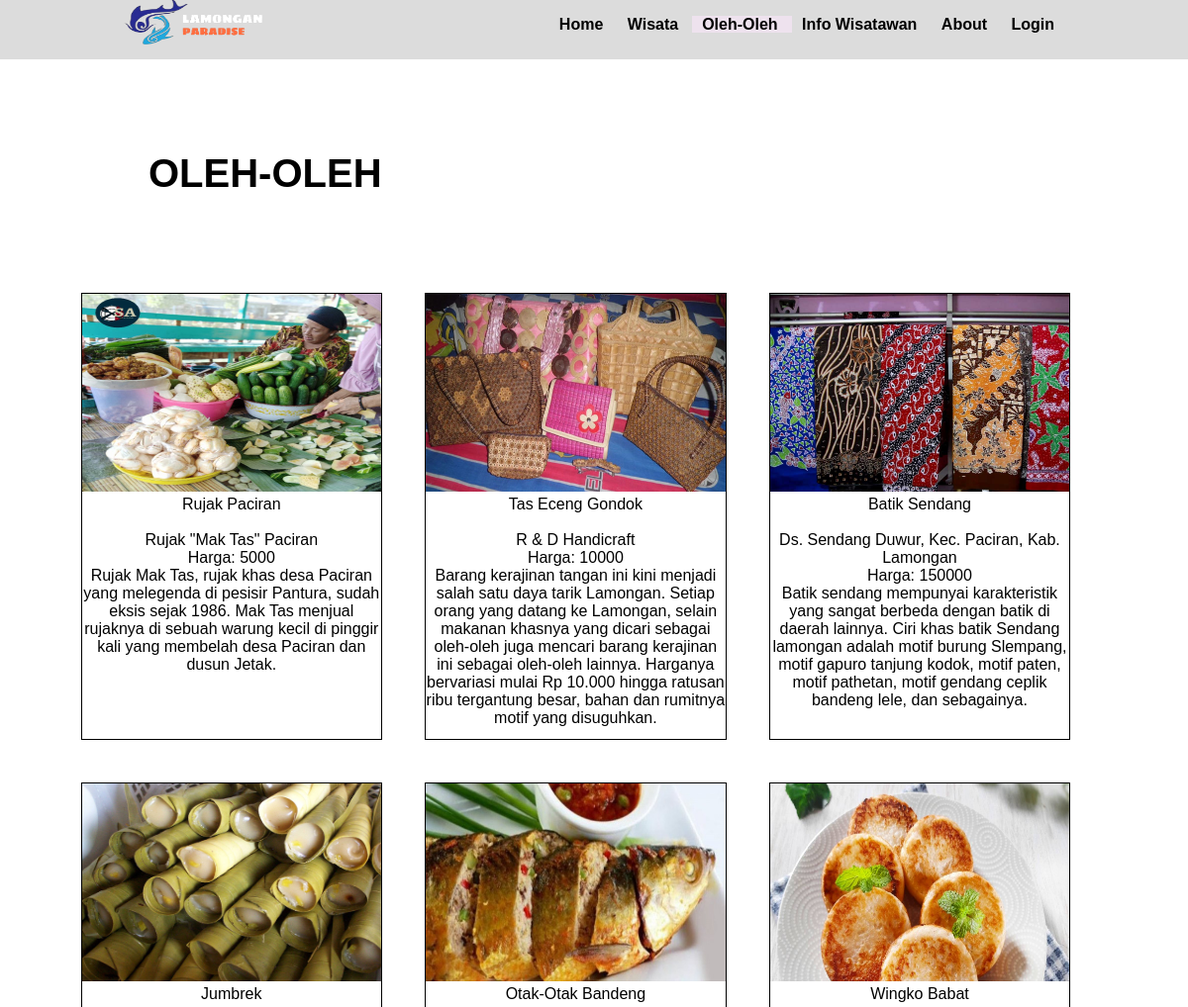
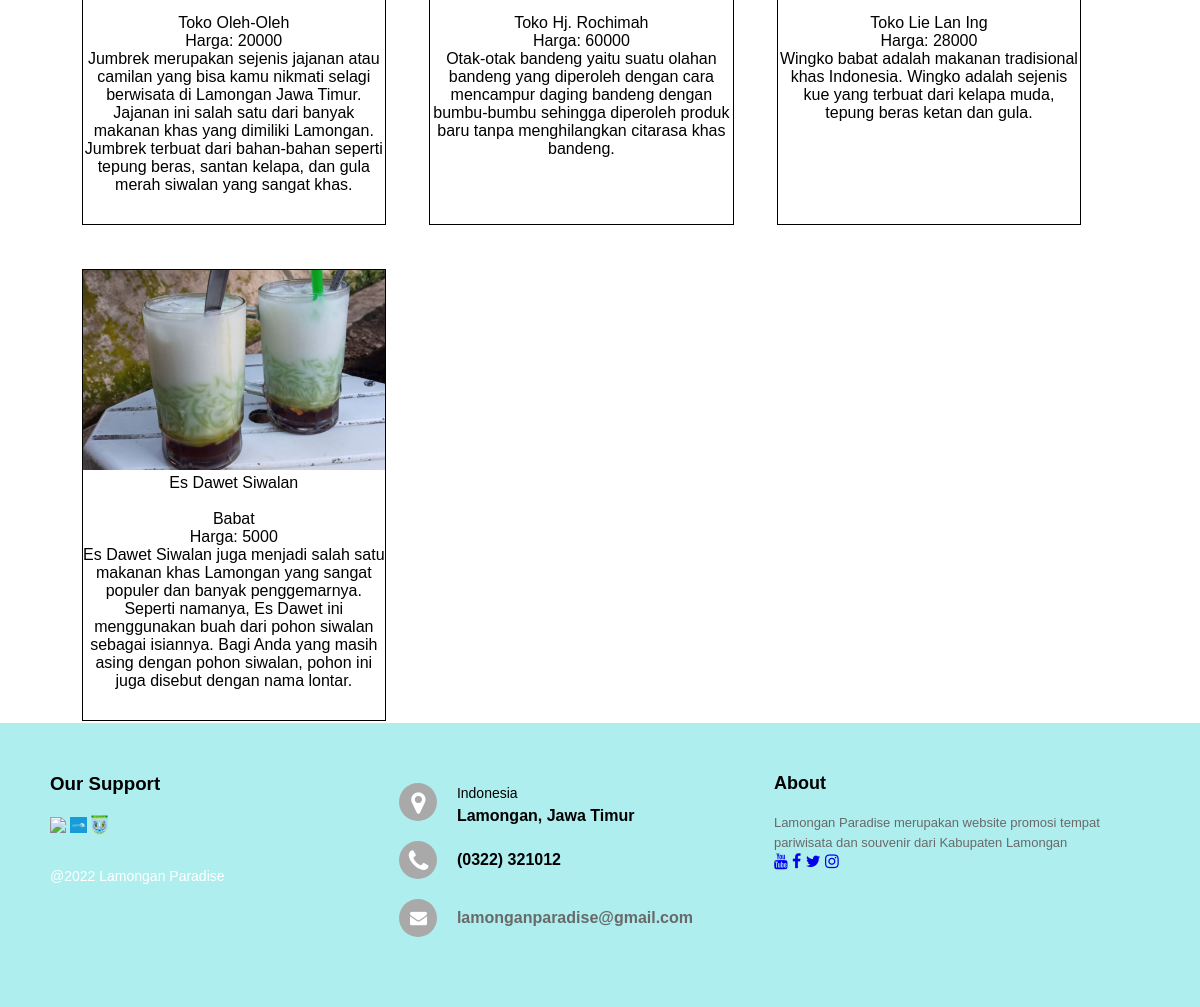
Page /uas/oleh.php on the committed database (2 pictures, top to bottom).
### tables this page shows
CREATE TABLE `tb_oleh` (
  `id` int(11) NOT NULL,
  `gambar` varchar(100) NOT NULL,
  `nama_oleh` varchar(50) NOT NULL,
  `alamat` varchar(100) NOT NULL,
  `harga` double NOT NULL,
  `deskripsi` varchar(500) NOT NULL
);

### uas/oleh.php (the view, shortened to what this page needs)
<?php
$servername = "localhost";
$username = "root";
$password = "";
$dbname = "finalproject";
$conn = mysqli_connect($servername, $username, $password, $dbname);
?>
<!DOCTYPE html>
<html>
<head>
	<link rel="stylesheet" type="text/css" href="b.css">
	<link rel="stylesheet" href="https://stackpath.bootstrapcdn.com/font-awesome/4.7.0/css/font-awesome.min.css">
</head>
<body>
	<nav>
		<div class="">
			<img src="image/logoo.png" width="140" height="45">
		</div>
		<ul>
			<li><a href="index.php"> Home </a></li>
			<li><a href="wisata1.php"> Wisata</a>
			</li>
			<li class="active"><a href="oleh.php"> Oleh-Oleh </a></li>
			<li><a href="info1.php"> Info Wisatawan </a></li>
			<li><a href="about.php"> About </a></li>
			<li><a href="login.php"> Login </a></li>
		</ul>
	</nav>
	<br><br>
	<h5>OLEH-OLEH</h5>
		<div class="small-container">
			<?php
		$produk = mysqli_query($conn, "SELECT * FROM tb_oleh");
		while($hasil = mysqli_fetch_array($produk)){
			?>
			<div class="box-produk">
				<img src="image/<?php echo $hasil['gambar']; ?>" />
				<?php echo $hasil['nama_oleh']."<br><br>"; ?>
				<?php echo $hasil['alamat']."<br>"; ?>
				<?php echo "Harga: ". $hasil['harga']."<br>"; ?>
				<?php echo $hasil['deskripsi']."<br>"; ?>
			</div>
		<?php
		 } ?>
		</div>
		<br><br><br><br><br><br><br><br><br><br><br><br><br><br><br><br><br><br><br><br><br><br><br><br><br><br><br><br><br><br><br><br><br><br><br><br><br><br><br><br><br><br><br><br><br><br><br><br><br><br><br><br><br><br><br><br><br><br><br><br><br><br><br><br><br><br><br><br><br><br><br><br><br><br><br><br><br>
    <footer class="footer">
		<div class="footer-left">
			<h3> Our Support </h3>
			<div class="our-support">
				<img src="image/lmg1.png">
				<img src="image/lmg2.png">
				<img src="image/lmg3.png">
			</div>
			<p class="footer-copyright"> @2022 Lamongan Paradise </p>
		</div>
		<div class="footer-center">
			<div>
				<i class="fa fa-map-marker"></i>
				<p><span>Indonesia</span> Lamongan, Jawa Timur </p>
			</div>
			<div>
				<i class="fa fa-phone"></i>
				<p>(0322) 321012</p>
			</div>
			<div>
				<i class="fa fa-envelope"></i>
				<p><a href="#">lamonganparadise@gmail.com</a></p>
			</div>
		</div>
		<div class="footer-right">
			<p class="footer-about">
				<span>About</span>
				Lamongan Paradise merupakan website promosi tempat pariwisata dan souvenir dari Kabupaten Lamongan
			</p>
			<div>
				<a href="#"><i class="fa fa-youtube"></i></a>
				<a href="#"><i class="fa fa-facebook"></i></a>
				<a href="#"><i class="fa fa-twitter"></i></a>
				<a href="#"><i class="fa fa-instagram"></i></a>
			</div>
		</div>
	</footer>
</body>
</html>

### uas/b.css (style rules this page uses)
html, body { margin: 0; padding: 0; height: 100%; }
nav { overflow: hidden; width: 100%; background: #dcdcdc; position: fixed; top: 0; height: 60px; display: flex; justify-content: space-around; }
nav li { display: inline; }
nav a { text-decoration: none; color: #000000; font-family: sans-serif; padding: 0px 10px; font-weight: bold; transition: 0.15s; }
.active { background-color: #EEE2EE; color: #BB8EBB; }
.small-container { max-width: 1080px; margin: auto; padding-left: 25px; padding-right: 25px; }
h5 { font: bold 40px sans-serif; padding: 50px 50px 10px 150px; }
.box-produk { width: 20%; min-height: 200px; border: 1px solid; margin: 1%; float: left; }
footer { position: fixed; bottom: 0; }
.footer { background-color: #afeeee; box-sizing: border-box; width: 100%; text-align: left; text-align: left; font: bold 16px sans-serif; padding: 50px 50px 60px 50px; margin-top: 80px; }
.footer .footer-left, .footer .footer-center, .footer .footer-right { display: inline-block; vertical-align: top; }
.footer .footer-left { width: 30%; }
.footer h3 { color: #000000; margin: 0; padding-bottom: 20px; font-family: sans-serif; }
.footer .footer-left img { width: 5%; vertical-align: middle; }
.footer .footer-left .our-support { width: 100%; }
.footer .footer-copyright { color: #ffffff; font-size: 14px; font-weight: normal; margin: 0; padding-top: 10%; }
.footer .footer-center { width: 35%; }
.footer .footer-center i { background-color: #a9a9a9; color: #ffffff; font-size: 25px; width: 38px; height: 38px; border-radius: 50%; text-align: center; line-height: 42px; margin: 10px 15px; vertical-align: middle; }
.footer .footer-center i.fa-envelope { font-size: 17px; line-height: 38px; }
.footer .footer-center p { display: inline-block; color: #000000; vertical-align: middle; margin: 0px; }
.footer .footer-center p span { display: block; font-weight: normal; font-size: 14px; line-height: 2; }
.footer .footer-center p a { color: #696969; text-decoration: none; }
.footer .footer-right { width: 30%; }
.footer .footer-about { line-height: 20px; color: #696969; font-size: 13px; font-weight: normal; margin: 0px; }
.footer .footer-about span { display: block; color: #000000; font-size: 18px; font-weight: bold; margin-bottom: 20px; }

### uas/oleh.php (style rules this page uses)
.box-produk { width: 28%; height: 450px; border: 1px solid; margin: 2%; float: left; text-align: center; font: 16px sans-serif; }
.box-produk img { width: 100%; height: 200px; }

### rows in the picture
tb_oleh: gambar (picture), nama_oleh "Rujak Paciran", alamat "Rujak \"Mak Tas\" Paciran", harga "5000", deskripsi "Rujak Mak Tas, rujak khas desa Paciran yang melegenda di pesisir Pantura, sudah eksis sejak 1986. Mak Tas menjual rujaknya di sebuah warung kecil di pinggir kali yang membelah desa Paciran dan dusun Jetak."
tb_oleh: gambar (picture), nama_oleh "Tas Eceng Gondok", alamat "R & D Handicraft", harga "10000", deskripsi "Barang kerajinan tangan ini kini menjadi salah satu daya tarik Lamongan. Setiap orang yang datang ke Lamongan, selain makanan khasnya yang dicari sebagai oleh-oleh juga mencari barang kerajinan ini sebagai oleh-oleh lainnya. Harganya bervariasi mulai Rp 10.000 hingga ratusan ribu tergantung besar, bahan dan rumitnya motif yang disuguhkan."
tb_oleh: gambar (picture), nama_oleh "Batik Sendang", alamat "Ds. Sendang Duwur, Kec. Paciran, Kab. Lamongan", harga "150000", deskripsi "Batik sendang mempunyai karakteristik yang sangat berbeda dengan batik di daerah lainnya. Ciri khas batik Sendang lamongan adalah motif burung Slempang, motif gapuro tanjung kodok, motif paten, motif pathetan, motif gendang ceplik bandeng lele, dan sebagainya."
tb_oleh: gambar (picture), nama_oleh "Jumbrek", alamat "Toko Oleh-Oleh", harga "20000", deskripsi "Jumbrek merupakan sejenis jajanan atau camilan yang bisa kamu nikmati selagi berwisata di Lamongan Jawa Timur. Jajanan ini salah satu dari banyak makanan khas yang dimiliki Lamongan. Jumbrek terbuat dari bahan-bahan seperti tepung beras, santan kelapa, dan gula merah siwalan yang sangat khas."
tb_oleh: gambar (picture), nama_oleh "Otak-Otak Bandeng", alamat "Toko Hj. Rochimah", harga "60000", deskripsi "Otak-otak bandeng yaitu suatu olahan bandeng yang diperoleh dengan cara mencampur daging bandeng dengan bumbu-bumbu sehingga diperoleh produk baru tanpa menghilangkan citarasa khas bandeng."
tb_oleh: gambar (picture), nama_oleh "Wingko Babat", alamat "Toko Lie Lan Ing", harga "28000", deskripsi "Wingko babat adalah makanan tradisional khas Indonesia. Wingko adalah sejenis kue yang terbuat dari kelapa muda, tepung beras ketan dan gula."
tb_oleh: gambar (picture), nama_oleh "Es Dawet Siwalan", alamat "Babat", harga "5000", deskripsi "Es Dawet Siwalan juga menjadi salah satu makanan khas Lamongan yang sangat populer dan banyak penggemarnya. Seperti namanya, Es Dawet ini menggunakan buah dari pohon siwalan sebagai isiannya. Bagi Anda yang masih asing dengan pohon siwalan, pohon ini juga disebut dengan nama lontar."
